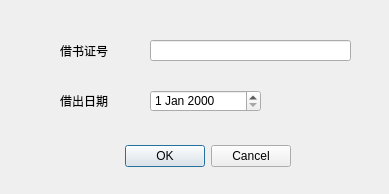
<?xml version="1.0" encoding="UTF-8"?>
<ui version="4.0">
 <class>borrowBook2</class>
 <widget class="QDialog" name="borrowBook2">
  <property name="geometry">
   <rect>
    <x>0</x>
    <y>0</y>
    <width>389</width>
    <height>194</height>
   </rect>
  </property>
  <property name="windowTitle">
   <string>Borrow Book</string>
  </property>
  <widget class="QDialogButtonBox" name="buttonBox">
   <property name="geometry">
    <rect>
     <x>90</x>
     <y>140</y>
     <width>201</width>
     <height>32</height>
    </rect>
   </property>
   <property name="orientation">
    <enum>Qt::Horizontal</enum>
   </property>
   <property name="standardButtons">
    <set>QDialogButtonBox::Cancel|QDialogButtonBox::Ok</set>
   </property>
  </widget>
  <widget class="QLineEdit" name="borrowNum">
   <property name="geometry">
    <rect>
     <x>150</x>
     <y>40</y>
     <width>201</width>
     <height>21</height>
    </rect>
   </property>
  </widget>
  <widget class="QLabel" name="label_2">
   <property name="geometry">
    <rect>
     <x>60</x>
     <y>40</y>
     <width>72</width>
     <height>21</height>
    </rect>
   </property>
   <property name="text">
    <string>借书证号</string>
   </property>
  </widget>
  <widget class="QLabel" name="label_3">
   <property name="geometry">
    <rect>
     <x>60</x>
     <y>90</y>
     <width>72</width>
     <height>21</height>
    </rect>
   </property>
   <property name="text">
    <string>借出日期</string>
   </property>
  </widget>
  <widget class="QDateEdit" name="borrowDate">
   <property name="geometry">
    <rect>
     <x>150</x>
     <y>90</y>
     <width>111</width>
     <height>22</height>
    </rect>
   </property>
  </widget>
 </widget>
 <resources/>
 <connections>
  <connection>
   <sender>buttonBox</sender>
   <signal>accepted()</signal>
   <receiver>borrowBook2</receiver>
   <slot>accept()</slot>
   <hints>
    <hint type="sourcelabel">
     <x>248</x>
     <y>254</y>
    </hint>
    <hint type="destinationlabel">
     <x>157</x>
     <y>274</y>
    </hint>
   </hints>
  </connection>
  <connection>
   <sender>buttonBox</sender>
   <signal>rejected()</signal>
   <receiver>borrowBook2</receiver>
   <slot>reject()</slot>
   <hints>
    <hint type="sourcelabel">
     <x>316</x>
     <y>260</y>
    </hint>
    <hint type="destinationlabel">
     <x>286</x>
     <y>274</y>
    </hint>
   </hints>
  </connection>
 </connections>
</ui>
